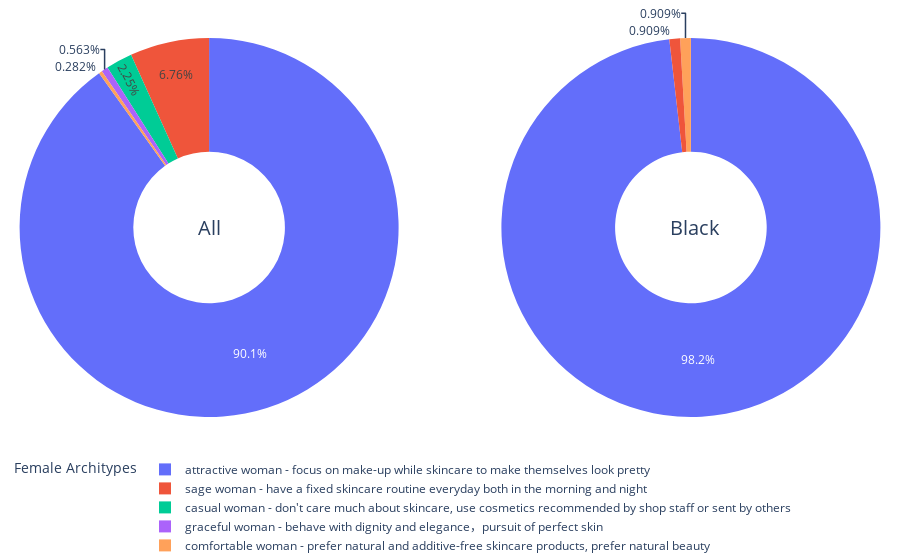

This figure's notebook cell:
### Code cell
import plotly.graph_objects as go
from plotly.subplots import make_subplots
# Create subplots: use 'domain' type for Pie subplot
fig = make_subplots(rows=1, cols=2, specs=[[{'type':'domain'}, {'type':'domain'}]])
fig.add_trace(go.Pie(labels=new_df_all['architype_explanation'], values=new_df_0['count'], name="All woman"),
              1, 1)
fig.add_trace(go.Pie(labels=new_df_all_black['architype_explanation'], values=new_df_black['count'], name="Black woman"),
              1, 2)

# Use `hole` to create a donut-like pie chart
fig.update_traces(hole=.4, hoverinfo="label+percent+name+value")

fig.update_layout(
    # Add annotations in the center of the donut pies.
    annotations=[dict(text='All', x=0.21, y=0.5, font_size=20, showarrow=False),
                 dict(text='Black', x=0.81, y=0.5, font_size=20, showarrow=False)],
    legend_title_text='Female Architypes',
    margin = dict(t=10, l=0, r=0, b=0),
    legend_orientation="h")
fig.show()

### Figure 1 — Plotly figure (JSON) as saved in the notebook; plotly's stock layout.template omitted (floating-point values rounded to 4 significant figures; data arrays with more than 128 entries replaced by an {"elided": "..."} marker saying what was removed)
{"data": [{"domain": {"x": [0, 0.45], "y": [0, 1]}, "hole": 0.4, "hoverinfo": "label+percent+name+value", "labels": {"elided": "15195 str values"}, "name": "All woman", "type": "pie", "values": {"elided": "355 int values"}}, {"domain": {"x": [0.55, 1], "y": [0, 1]}, "hole": 0.4, "hoverinfo": "label+percent+name+value", "labels": {"elided": "598 str values"}, "name": "Black woman", "type": "pie", "values": [1, 1, 1, 1, 1, 1, 1, 1, 1, 1, 1, 1, 1, 1, 1, 1, 1, 1, 1, 1, 1, 1, 1, 1, 1, 1, 1, 1, 1, 1, 1, 1, 1, 1, 1, 1, 1, 1, 1, 1, 1, 1, 1, 1, 1, 1, 1, 1, 1, 1, 1, 1, 1, 1, 1, 1, 1, 1, 1, 1, 1, 1, 1, 1, 1, 1, 1, 1, 1, 1, 1, 1, 1, 1, 1, 1, 1, 1, 1, 1, 1, 1, 1, 1, 1, 1, 1, 1, 1, 1, 1, 1, 1, 1, 1, 1, 1, 1, 1, 1, 1, 1, 1, 1, 1, 1, 1, 1, 1, 1]}], "layout": {"annotations": [{"font": {"size": 20}, "showarrow": false, "text": "All", "x": 0.21, "y": 0.5}, {"font": {"size": 20}, "showarrow": false, "text": "Black", "x": 0.81, "y": 0.5}], "legend": {"orientation": "h", "title": {"text": "Female Architypes"}}, "margin": {"b": 0, "l": 0, "r": 0, "t": 10}}}
